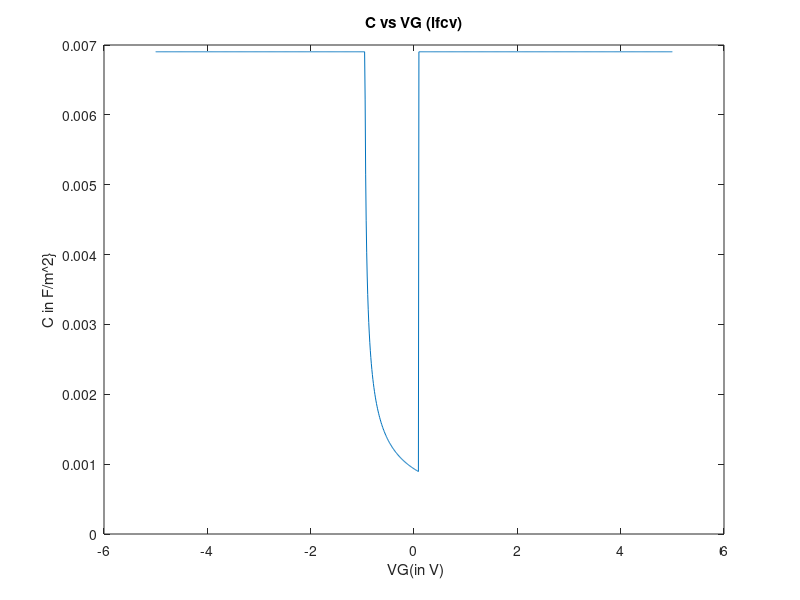
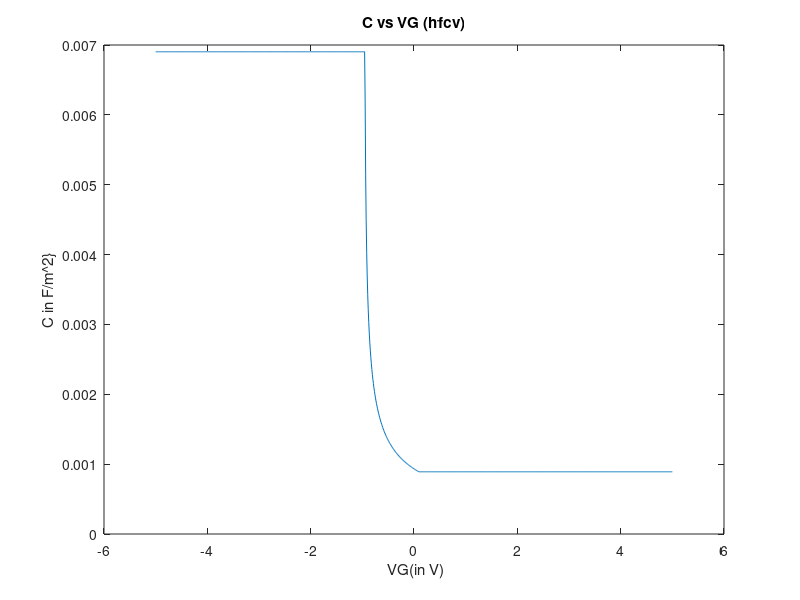

The MATLAB source for these figures, in order:
E_sio2 = 3.9*8.85 * 10^-12;
E_si = 11.9*8.85 * 10^-12;
na = 10^23;
ni = 10^16;
tox = 5*10^-9;
k = 1.380*10^-23;
q = 1.6*10^-19;
t = 300;
eg = 1.1;
kt_q = 0.025;
Cmax = E_sio2/tox;
phi_f =kt_q*log(na/ni);
Vfb = -0.95;
samples = 1000;
C_lfcv =  zeros(1,samples);
c_hfcv =  zeros(1,samples)
Vg = linspace(-5,5,samples)
for i = 1:samples
    prefactor = q* na * E_si/(2 * Cmax *Cmax)
    a = 2 * Cmax * Cmax * (Vg(1,i) - Vfb)/(q*na* E_si);
    psi_s = prefactor * (sqrt(1+a) - 1)* (sqrt(1+a) - 1);
   
if Vg(1,i)<Vfb 
    C_lfcv(1,i) = Cmax;
    C_hfcv(1,i) = C_lfcv(1,i);
elseif psi_s >= 0 && psi_s <= 2 * phi_f
 	W = sqrt(2*E_si * psi_s/(q*na));
    C_lfcv(1,i) = Cmax*(E_si/W)/( Cmax + (E_si/W));
    C_hfcv(1,i) = C_lfcv(1,i);
else
    W = sqrt(2*E_si * (2*phi_f)/(q*na));
    C_lfcv(1,i) = Cmax;
    C_hfcv(1,i) =Cmax*(E_si/W)/( Cmax + (E_si/W));
  
end
end
figure(1)
plot(Vg,C_lfcv)
title('C vs VG (lfcv)')
xlabel(' VG(in V)') 
ylabel('C in F/m^2}') 

figure(2)
plot(Vg,C_hfcv)
title('C vs VG (hfcv)')
xlabel(' VG(in V)') 
ylabel('C in F/m^2}')

%q vs 


